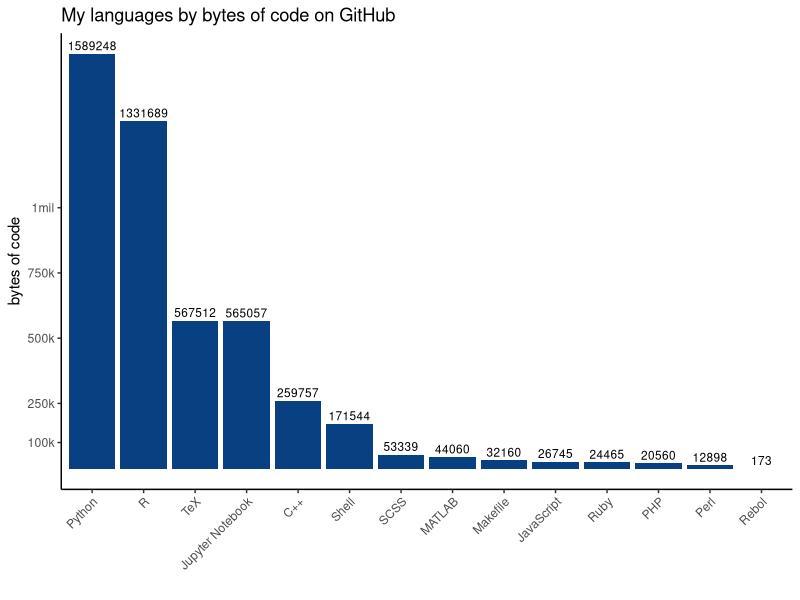
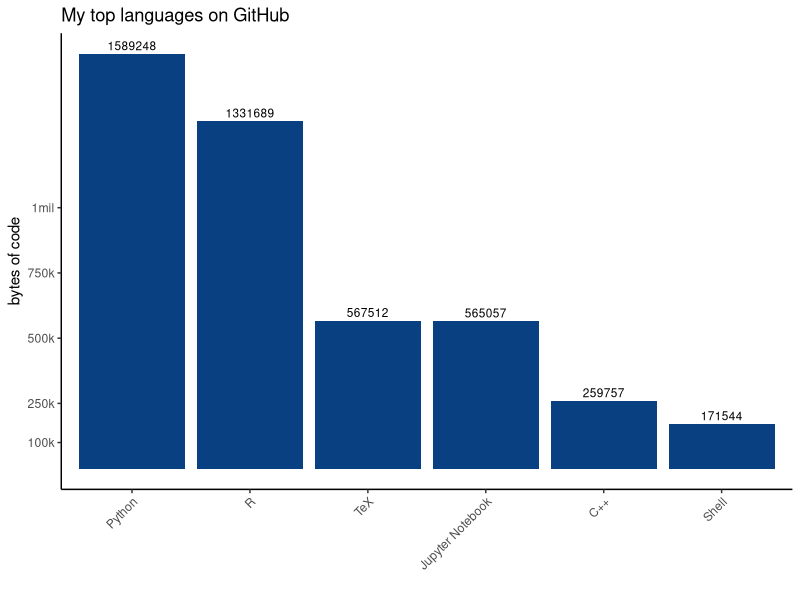
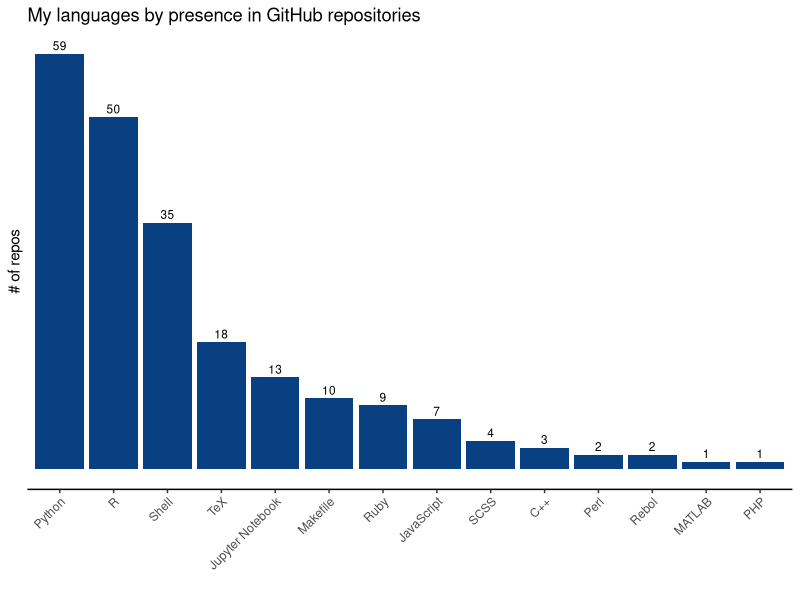

The R source for these figures, in order:
library(here)
library(RColorBrewer)
library(tidyverse)
theme_set(theme_classic())
update_geom_defaults("bar", list(fill = RColorBrewer::brewer.pal(n=9,name="GnBu")[9]))
theme_update(axis.text.x = element_text(angle = 45, hjust = 1))

plot_bar <- function(data,
                     x_col = language,
                     y_col = total_bytes,
                     xlab_str = '',
                     ylab_str = '',
                     title_str = '') {
    
    return( data %>%
        ggplot2::ggplot(aes(x = {{ x_col }}, 
                            y = {{ y_col }}, 
                            label = {{ y_col }})) +
            geom_bar(stat="identity")+
            geom_text(aes(label={{ y_col }}), vjust = -0.4, size = 3) +
            scale_y_continuous(
                breaks = c(100000, 250000, 500000, 750000, 1000000),
                labels = c('100k', '250k', '500k', '750k', '1mil')
            ) +
            xlab(xlab_str) +
            ylab(ylab_str) +
            #coord_flip() +
            ggtitle(title_str)
    )
}
write_plot <- function(plot,
                           filename = NULL,
                           aspect_ratio = 4 / 3,
                           height = 6,
                           width = NULL,
                           units = "in") {
        
        if (is.null(width)) {
            width <- height * aspect_ratio
        }
    if (!is.null(filename)) {
        ggsave(
            here::here("figures", filename),
            plot = plot,
            height = height,
            width = width,
            units = units
        )
    }
}


sum_lang_data <- function(data) {
    return(
        data %>%
            filter(!(
                repo_name %in% c("caret",
                                 "CluMSID")
            )) %>%
            filter(!(
                repo_owner_name %in% c("JMAStough",
                                       "akhagan")
            )) %>%
            group_by(language) %>%
            summarize(
                total_bytes = sum(language_repo_bytes),
                repo_count = n()
            )
    )
}


data_raw <-
    readr::read_csv(here::here("data", "repo_languages.csv"))
data_sum <- sum_lang_data(data_raw) %>%
    filter(!(language %in% c("HTML", "CSS", "Limbo"))) %>%
    mutate(language = reorder(language, -total_bytes))

# all bytes
data_sum %>%
    plot_bar(
        x_col = language,
        y_col = total_bytes,
        ylab_str = "bytes of code",
        title_str = "My languages by bytes of code on GitHub"
    ) %>%
    write_plot(filename = "language_all_bytes.png")

# bytes top 6
data_sum %>% top_n(6, total_bytes) %>%
    plot_bar(
        x_col = language,
        y_col = total_bytes,
        ylab_str = "bytes of code",
        title_str = "My top languages on GitHub"
    ) %>% write_plot(filename = "language_all_bytes_n6.png",
                     height = 4,
                     width = 4)

# all repos
data_sum %>%
    mutate(language = reorder(language, -repo_count)) %>%
    plot_bar(
        x_col = language,
        y_col = repo_count,
        ylab_str = "# of repos",
        title_str = "My languages by presence in GitHub repositories"
    ) %>% 
    write_plot(filename = "language_all_repos.png")
